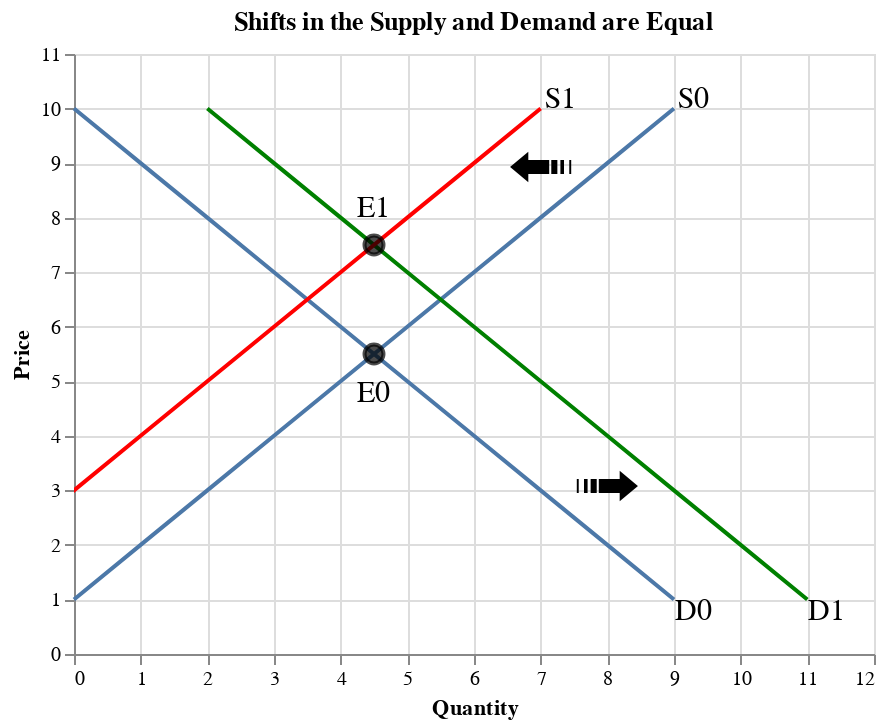

Here is the notebook cell this chart was saved with:
### Code cell
fig_eq3

### Figure 1 — Vega-Lite specification as saved in the notebook (floating-point values rounded to 4 significant figures)
{"config": {"view": {"continuousWidth": 400, "continuousHeight": 300}}, "layer": [{"data": {"name": "data-f11ed10cf9ef594c759aa35611a6cb1e"}, "mark": "line", "encoding": {"x": {"type": "quantitative", "field": "qd", "scale": {"domain": [0, 12]}, "title": "Quantity"}, "y": {"type": "quantitative", "field": "price", "scale": {"domain": [0, 11]}, "title": "Price"}}}, {"data": {"name": "data-2c94fac9b40f63c70985036b6d7f51e3"}, "mark": "line", "encoding": {"x": {"type": "quantitative", "field": "qs", "scale": {"domain": [0, 12]}, "title": "Quantity"}, "y": {"type": "quantitative", "field": "price", "scale": {"domain": [0, 11]}, "title": "Price"}}}, {"data": {"name": "data-f11ed10cf9ef594c759aa35611a6cb1e"}, "mark": {"type": "line", "clip": true, "color": "green"}, "encoding": {"x": {"type": "quantitative", "field": "qd2", "scale": {"domain": [0, 12]}, "title": "Quantity"}, "y": {"type": "quantitative", "field": "price", "scale": {"domain": [0, 11]}, "title": "Price"}}}, {"data": {"name": "data-2c94fac9b40f63c70985036b6d7f51e3"}, "mark": {"type": "line", "clip": true, "color": "red"}, "encoding": {"x": {"type": "quantitative", "field": "qs2", "scale": {"domain": [0, 12]}, "title": "Quantity"}, "y": {"type": "quantitative", "field": "price", "scale": {"domain": [0, 11]}, "title": "Price"}}}, {"data": {"name": "data-6ec9a743a705b17bdefd69ada9d802d8"}, "mark": {"type": "point", "color": "black", "fill": "black", "size": 90}, "encoding": {"x": {"type": "quantitative", "field": "q"}, "y": {"type": "quantitative", "field": "price"}}}, {"data": {"name": "data-546d09b54391685060662510406590a4"}, "mark": {"type": "text", "fontSize": 15, "text": "D0"}, "encoding": {"x": {"type": "quantitative", "field": "x"}, "y": {"type": "quantitative", "field": "y"}}}, {"data": {"name": "data-0fbdbb8571f94f03456726800308ac4b"}, "mark": {"type": "text", "fontSize": 15, "text": "D1"}, "encoding": {"x": {"type": "quantitative", "field": "x"}, "y": {"type": "quantitative", "field": "y"}}}, {"data": {"name": "data-ed873461cded8c829cff39f49bf08214"}, "mark": {"type": "text", "fontSize": 15, "text": "S0"}, "encoding": {"x": {"type": "quantitative", "field": "x"}, "y": {"type": "quantitative", "field": "y"}}}, {"data": {"name": "data-2aadf20223d7d70655b4ed52eb7ae094"}, "mark": {"type": "text", "fontSize": 15, "text": "S1"}, "encoding": {"x": {"type": "quantitative", "field": "x"}, "y": {"type": "quantitative", "field": "y"}}}, {"data": {"name": "data-40f8e57f525512171506430f1ce3ffea"}, "mark": {"type": "text", "fontSize": 40, "text": "➟"}, "encoding": {"x": {"type": "quantitative", "field": "x"}, "y": {"type": "quantitative", "field": "y"}}}, {"data": {"name": "data-561ba50c0f90bdfd621586df792a6b4a"}, "mark": {"type": "text", "angle": 180, "fontSize": 40, "text": "➟"}, "encoding": {"x": {"type": "quantitative", "field": "x"}, "y": {"type": "quantitative", "field": "y"}}}, {"data": {"name": "data-4bac3e7e484d72dfeb037af436416b56"}, "mark": {"type": "text", "fontSize": 15, "text": "E0"}, "encoding": {"x": {"type": "quantitative", "field": "x"}, "y": {"type": "quantitative", "field": "y"}}}, {"data": {"name": "data-dd7209315470cb39316a541e78dfad23"}, "mark": {"type": "text", "fontSize": 15, "text": "E1"}, "encoding": {"x": {"type": "quantitative", "field": "x"}, "y": {"type": "quantitative", "field": "y"}}}], "title": "Shifts in the Supply and Demand are Equal", "$schema": "https://vega.github.io/schema/vega-lite/v4.8.1.json", "datasets": {"data-f11ed10cf9ef594c759aa35611a6cb1e": [{"price": 1, "qd": 9, "qd2": 11}, {"price": 2, "qd": 8, "qd2": 10}, {"price": 3, "qd": 7, "qd2": 9}, {"price": 4, "qd": 6, "qd2": 8}, {"price": 5, "qd": 5, "qd2": 7}, {"price": 6, "qd": 4, "qd2": 6}, {"price": 7, "qd": 3, "qd2": 5}, {"price": 8, "qd": 2, "qd2": 4}, {"price": 9, "qd": 1, "qd2": 3}, {"price": 10, "qd": 0, "qd2": 2}], "data-2c94fac9b40f63c70985036b6d7f51e3": [{"price": 1, "qs": 0, "qs2": -2}, {"price": 2, "qs": 1, "qs2": -1}, {"price": 3, "qs": 2, "qs2": 0}, {"price": 4, "qs": 3, "qs2": 1}, {"price": 5, "qs": 4, "qs2": 2}, {"price": 6, "qs": 5, "qs2": 3}, {"price": 7, "qs": 6, "qs2": 4}, {"price": 8, "qs": 7, "qs2": 5}, {"price": 9, "qs": 8, "qs2": 6}, {"price": 10, "qs": 9, "qs2": 7}], "data-6ec9a743a705b17bdefd69ada9d802d8": [{"price": 5.5, "q": 4.5}, {"price": 7.5, "q": 4.5}], "data-546d09b54391685060662510406590a4": [{"x": 9.3, "y": 0.8}], "data-0fbdbb8571f94f03456726800308ac4b": [{"x": 11.3, "y": 0.8}], "data-ed873461cded8c829cff39f49bf08214": [{"x": 9.3, "y": 10.2}], "data-2aadf20223d7d70655b4ed52eb7ae094": [{"x": 7.3, "y": 10.2}], "data-40f8e57f525512171506430f1ce3ffea": [{"x": 8, "y": 3}], "data-561ba50c0f90bdfd621586df792a6b4a": [{"x": 7, "y": 9}], "data-4bac3e7e484d72dfeb037af436416b56": [{"x": 4.5, "y": 4.8}], "data-dd7209315470cb39316a541e78dfad23": [{"x": 4.5, "y": 8.2}]}}
